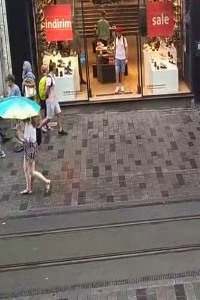
#> input picture frame 40 of kirpilmis_video.mp4, 200 x 300 px, given in place of boyutlandiririlmis_video.mp4, which was not available
$ python 'Python_Uygulama_Adım2.py'
#> lines starting #> are read from the running program, lines starting #| are printed output that depends on the picture
# VIDEODA ILGILENDIĞIMIZ ALANA (ROI) AIT KOORDINATLARA (X1,Y1)=(150,100) VE (X2,Y2)=(350,400) GÖRE VIDEOYU KIRPMA
import cv2

cap = cv2.VideoCapture("boyutlandiririlmis_video.mp4") # videoyu yükle
x1, y1, x2, y2 = 150, 100, 350, 400 # ROI koordinatları
w, h = x2 - x1, y2 - y1 # ROI boyutları
fourcc = cv2.VideoWriter_fourcc(*'mp4v') # çıktısı alınacak videonun codec'i
out = cv2.VideoWriter("kirpilmis_video.mp4", fourcc, 30, (w, h)) # çıktı video objesi

while True:
    ret, frame = cap.read() # videoyu frame-by-frame oku
#> frame is the input picture: shape (300, 200, 3); mean B, G, R 97.6, 105.1, 119.4
    if ret:
        roi = frame[y1:y2, x1:x2] # ROI'yi kırp
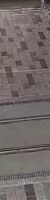
#> roi: shape (200, 50, 3); mean B, G, R 103.5, 105.6, 113.7
        out.write(roi) # çıktı videoya yazdır
        cv2.imshow("KIRPILMIS VİDEO", roi) # ROI'yi göster
        if cv2.waitKey(1) & 0xFF == ord('q'):
#> (key q is pressed here)
            break
    else:
        break

cap.release()
out.release()
cv2.destroyAllWindows()

$ run again, starting later in the video
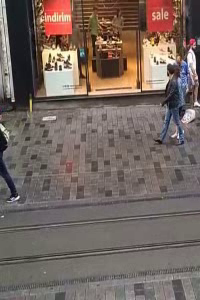
#> input picture frame 184 of kirpilmis_video.mp4, 200 x 300 px, given in place of boyutlandiririlmis_video.mp4, which was not available
#> frame is the input picture: shape (300, 200, 3); mean B, G, R 96.4, 103.1, 117.4
#> `roi = frame[y1:y2, x1:x2] # ROI'yi kırp`:
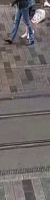
#> roi: shape (200, 50, 3); mean B, G, R 106.8, 107.3, 113.6

$ run again, starting later in the video
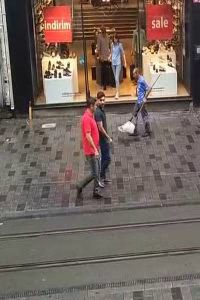
#> input picture frame 327 of kirpilmis_video.mp4, 200 x 300 px, given in place of boyutlandiririlmis_video.mp4, which was not available
#> frame is the input picture: shape (300, 200, 3); mean B, G, R 93.1, 100.7, 116
#> `roi = frame[y1:y2, x1:x2] # ROI'yi kırp`:
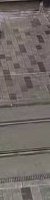
#> roi: shape (200, 50, 3); mean B, G, R 103, 106.8, 114.7
